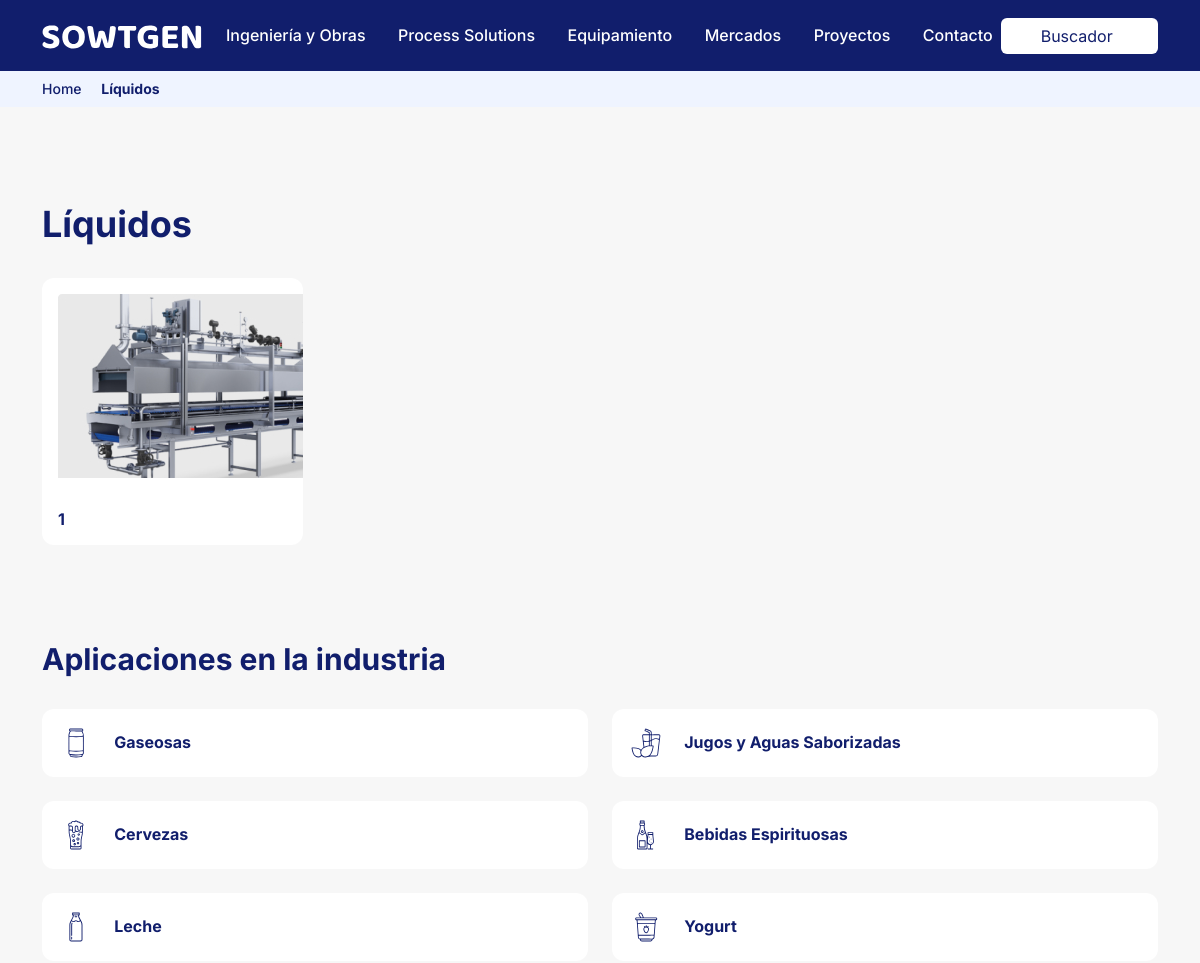
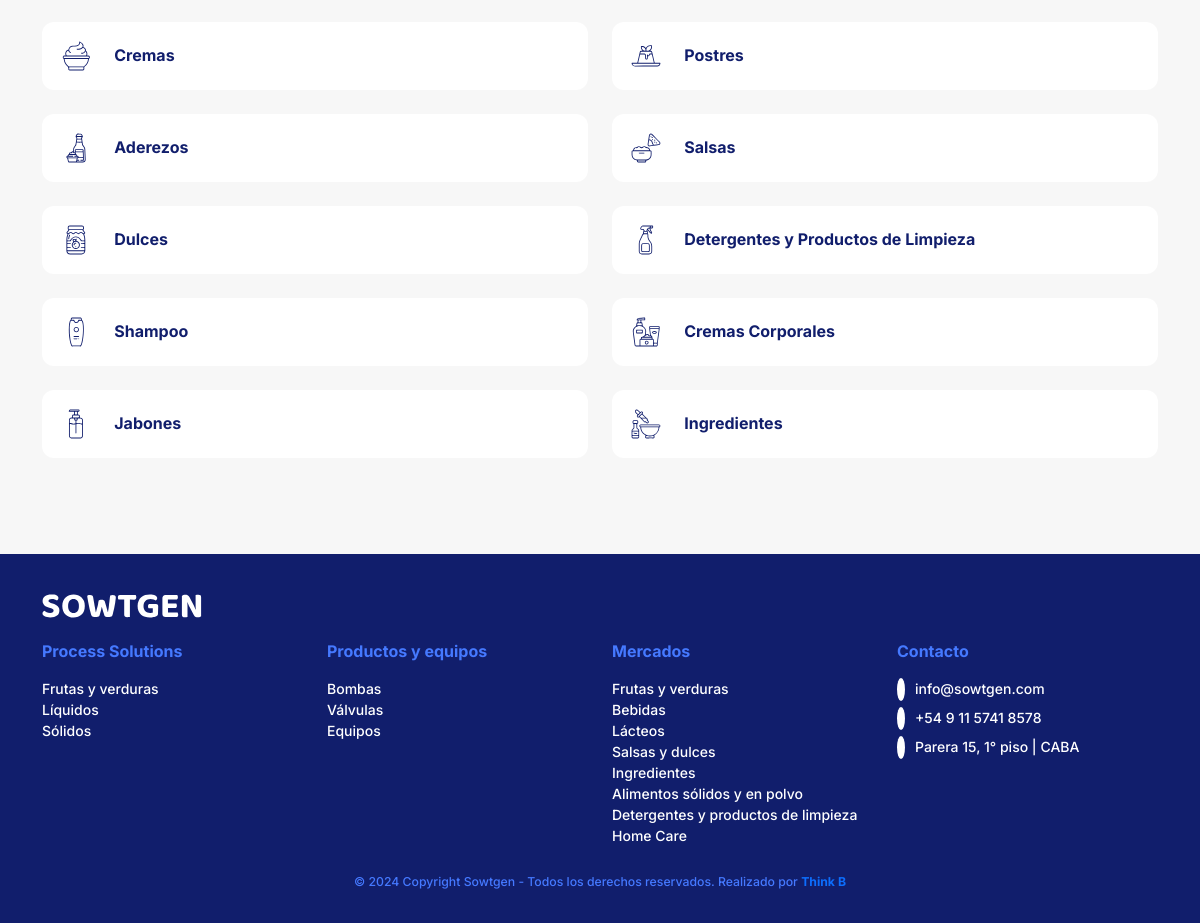
Page /process-solutions/liquidos on the committed database (2 pictures, top to bottom).
### tables this page shows
CREATE TABLE `process_solutions` (
  `id_process_solution` int(11) NOT NULL AUTO_INCREMENT,
  `titulo_process_solution` varchar(250) NOT NULL,
  `slug_process_solution` varchar(250) NOT NULL,
  `descripcion_corta_process_solution` varchar(500) NOT NULL,
  `foto_process_solution` varchar(500) NOT NULL,
  PRIMARY KEY (`id_process_solution`)
);

CREATE TABLE `industrias` (
  `id_industria` int(11) NOT NULL AUTO_INCREMENT,
  `titulo_industria` varchar(250) NOT NULL,
  `slug_industria` varchar(250) NOT NULL,
  `descripcion_corta_industria` varchar(500) NOT NULL,
  `foto_chica_industria` varchar(500) NOT NULL,
  `descripcion_industria` text NOT NULL,
  `foto_grande_industria` varchar(500) NOT NULL,
  `id_mercado` int(11) NOT NULL,
  `id_process_solution` int(11) NOT NULL,
  `icono_industria` varchar(500) NOT NULL,
  PRIMARY KEY (`id_industria`),
  KEY `fk_mercados_idx` (`id_mercado`),
  KEY `fk_process_solutions_idx` (`id_process_solution`),
  CONSTRAINT `fk_mercados` FOREIGN KEY (`id_mercado`) REFERENCES `mercados` (`id_mercado`) ON DELETE NO ACTION ON UPDATE NO ACTION,
  CONSTRAINT `fk_process_solutions` FOREIGN KEY (`id_process_solution`) REFERENCES `process_solutions` (`id_process_solution`) ON DELETE NO ACTION ON UPDATE NO ACTION
);

CREATE TABLE `paginas` (
  `id_pagina` int(11) NOT NULL AUTO_INCREMENT,
  `titulo_pagina` varchar(250) NOT NULL,
  `slug_pagina` varchar(250) NOT NULL,
  `descripcion_pagina` varchar(500) NOT NULL,
  PRIMARY KEY (`id_pagina`)
);

### controlador/controlador-process-solutions.php (called while the page is built, shortened)
<?php
require_once 'persistencia/persistencia_mysql.php';
function cargarProcessSolution($slug)
{
    $campos     = "*";
    $tabla      = "process_solutions";
    $criterio = "WHERE slug_process_solution = '" . $slug . "' LIMIT 1";
    $consulta   = obtenerPedido($campos, $tabla, $criterio);
    $retorno    = !empty($consulta) ? $consulta[0] : array();
    return $retorno;
}
function cargarProcessSolutions()
{
    $campos     = "*";
    $tabla      = "process_solutions";
    $criterio = " ORDER BY id_process_solution ASC";
    $consulta   = obtenerPedido($campos, $tabla, $criterio);
    $retorno    = !empty($consulta) ? $consulta : array();
    return $retorno;
}
?>

### persistencia/mySqlDb.php (called while the page is built, shortened)
<?php
function conectarDB()
{
    $_serverHost = SERVER_HOST_DB;
    $_userName = USER_NAME_DB;
    $_password = PASSWORD_DB;
    $_schema = SCHEMA_DB;
    $_char_set = CHAR_SET;
    $retorno = false;
    $conn = @mysqli_connect($_serverHost, $_userName ,$_password);
    if($conn == false)
    {
        $retorno = false;
    }
    else
    {
        $esquema = mysqli_select_db($conn, $_schema);
        if($esquema == false)
        {
            $retorno = false;
        }
        else
        {
            mysqli_set_charset($conn,$_char_set);
            $retorno = $conn;
        }
    }
    return $retorno;
}
function desconectarDB($conn)
{
    $retorno = false;
    if(mysqli_close($conn) == false)
    {
        $retorno = false;
    }
    else
    {
        $retorno = true;
    }
    return $retorno;
}
function ejecutarConsulta($query)
{
    $retorno = false;
    $conn = conectarDB();
    if($conn != false)
    {
        $resultado  = mysqli_query($conn,$query);
        if($resultado == false)
        {
           $retorno = false;
        }
        else
        {
            $retorno = $resultado;
        }
    }
    else
    {
        $retorno = false;
    }
    return $retorno;
}
function obtenerArray($resultado)
{
    $retorno = false;
    if($resultado != false)
    {
        $temp = mysqli_fetch_array($resultado);
        if($temp != false)
        {
            $filas 	= array();
            $indice	= 0;
            while($temp)
            {
                    $filas[$indice]	= $temp;
                    $temp = mysqli_fetch_array($resultado);
                    $indice++;
            }
            try
            {
                $retorno	= array();
                $indice     = 0;
                foreach($filas as $fila)
                {
					foreach($fila as $key => $val) {
						$retorno[$indice][$key] = $val;
					}
                    $indice++;
                }
            }catch(Exception $e)
            {
            }
        }
        else
        {
            $retorno = false;
        }
    }
    else
    {
        $retorno = false;
    }
    return $retorno;
}
?>

### persistencia/persistencia_mysql.php (called while the page is built, shortened)
<?php
require_once 'mySqlDb.php';
function obtenerPedido($campos, $tabla, $criterio = "", $inicio = -1, $tamanio = 0, $ordenarPor = "")
{
    $retorno = false;
    $query = "SELECT ".$campos." FROM ".$tabla." ".$criterio." ".$ordenarPor;
    $resultado  = ejecutarConsulta($query);
    $aux        = obtenerArray($resultado);
    if($aux != false)
    {
        $retorno = $aux;
    }
    else
    {
        $retorno = false;
    }
    return $retorno;
}
?>

### controlador/controlador-maquinas.php (called while the page is built, shortened)
<?php
require_once 'persistencia/persistencia_mysql.php';
function cargarMaquinasProcessSolutions($id_process_solution)
{
    $campos     = "*";
    $tabla      = "vista_maquinas_industrias";
    $criterio = "WHERE id_process_solution = '" . $id_process_solution . "' GROUP BY id_maquina ORDER BY id_maquina ASC";
    $consulta   = obtenerPedido($campos, $tabla, $criterio);
    $retorno    = !empty($consulta) ? $consulta : array();
    return $retorno;
}
?>

### controlador/controlador-paginas.php (called while the page is built, shortened)
<?php
require_once 'persistencia/persistencia_mysql.php';
function cargarPagina($slug)
{
    $campos     = "*";
    $tabla      = "paginas";
    $criterio = "WHERE slug_pagina = '" . $slug . "' LIMIT 1";
    $consulta   = obtenerPedido($campos, $tabla, $criterio);
    $retorno    = !empty($consulta) ? $consulta[0] : array();
    return $retorno;
}
?>

### controlador/controlador-industrias.php (called while the page is built, shortened)
<?php
require_once 'persistencia/persistencia_mysql.php';
function cargarIndustriasProcessSolutions($id_process_solution)
{
    $campos     = "*";
    $tabla      = "industrias";
    $criterio = "WHERE id_process_solution = '" . $id_process_solution . "' ORDER BY id_industria ASC";
    $consulta   = obtenerPedido($campos, $tabla, $criterio);
    $retorno    = !empty($consulta) ? $consulta : array();
    return $retorno;
}
?>

### plantillas/plantilla-process-solutions.php (the view, shortened to what this page needs)
<?php
$processSolution = cargarProcessSolution($param);
$processSolutions = cargarProcessSolutions();
$paginaMaquina = cargarPagina('equipos');
$maquinas = cargarMaquinasProcessSolutions($processSolution['id_process_solution']);
$paginaIndustria = cargarPagina('industrias');
$industrias = cargarIndustriasProcessSolutions($processSolution['id_process_solution']);
$title = $processSolution['titulo_process_solution'];
include_once 'header.php';
?>
<main class="flex-shrink-0">
  <section id="breadcrumbs">
    <div class="container">
      <div class="row">
        <div class="col my-2">
        <?php include_once 'breadcrumbs.php';?>
        </div>
      </div>
    </div>
  </section>
  <section class="py-5 py-lg-6">
    <div class="container">
      <div class="row">
        <div class="col">
          <h1><?php echo $title; ?></h1>
        </div>
      </div>
      <div class="row gy-4">
        <?php
          if(!empty($maquinas)){
            if(isset($maquinas)){
              foreach($maquinas as $maquina){
                echo '  <div class="col-6 col-md-4 col-lg-3">
                            <a href="'.BASE_PATH.'/'.$paginaMaquina['slug_pagina'].'/'.$maquina['slug_maquina'].'" class="white-box">
                              <img src="'.BASE_PATH.'/img/imagen.jpg" alt="'.$maquina['titulo_maquina'].'" title="'.$maquina['titulo_maquina'].'" class="ms-3 my-3">
                              <h6 class="m-3">'.$maquina['titulo_maquina'].'</h6>
                            </a>
                        </div>';
              }
            }
          }
        ?>
      </div>
    </div>
  </section>
  <section class="pb-5 pb-lg-6">
    <div class="container">
    <div class="row">
        <div class="col">
          <h2>Aplicaciones en la industria</h2>
        </div>
      </div>
      <div class="row gy-4">
        <?php
          if(!empty($industrias)){
            if(isset($industrias)){
              foreach($industrias as $industria){
                echo '  <div class="col-12 col-lg-6 col-xxl-3">
                            <a href="'.BASE_PATH.'/'.$paginaIndustria['slug_pagina'].'/'.$industria['slug_industria'].'" class="white-box">
                              <img src="'.BASE_PATH.'/img/'.$paginaIndustria['slug_pagina'].'/'.$industria['slug_industria'].'/'.$industria['icono_industria'].'" alt="'.$industria['titulo_industria'].'" title="'.$industria['titulo_industria'].'" class="ms-3 my-3">
                              <h6 class="d-inline-block m-3">'.$industria['titulo_industria'].'</h6>
                            </a>
                        </div>';
              }
            }
          }
        ?>
      </div>
    </div>
  </section>
</main>

### index.php (shortened to what this page needs)
<?php
$url = isset($_GET['url']) ? $_GET['url'] : '/';
$routes = array(
  '' => 'pagina-principal.php',
  'ingenieria-y-obras' => 'ingenieria-y-obras.php',
  'process-solutions' => 'process-solutions.php',
  'mercados' => 'mercados.php',
  'productos' => 'productos.php',
  'ingenieria-y-obras/' => 'plantillas/plantilla-ingenieria-y-obras.php',
  'process-solutions/' => 'plantillas/plantilla-process-solutions.php',
  'mercados/' => 'plantillas/plantilla-mercados.php',
  'industrias/' => 'plantillas/plantilla-industrias.php',
  'equipos/' => 'plantillas/plantilla-maquinas.php',
);
require_once 'controlador/controlador-paginas.php';
require_once 'controlador/controlador-process-solutions.php';
require_once 'controlador/controlador-industrias.php';
require_once 'controlador/controlador-maquinas.php';
if (array_key_exists($url, $routes)){
  include_once $routes[$url];
}
else{
  foreach($routes as $key => $value)
  {
    $urlArray = explode('/', $url);
    if(count($urlArray) > 1) {
      $param = $urlArray[count($urlArray) - 1];
      array_pop($urlArray);
      $base = implode('/', $urlArray).'/';
      if(stristr($key, $base) !== false) {
        include_once $routes[$base];
      }
    }
  }
}
include_once 'footer.php';

### breadcrumbs.php (shortened to what this page needs)
<?php
    echo '<a href="/">Home</a>';
    echo ' <i class="las la-angle-right mx-2"></i> <strong>' . $title . '</strong>';
?>

### css/styles.css (style rules this page uses)
body { color: #111E6C; background-color: #F7F7F7; font-family: "Inter", sans-serif; font-weight: 500; }
main { margin-top: 70px; }
.h1, .h2, .h3, .h4, .h5, .h6, h1, h2, h3, h4, h5, h6 { font-weight: 700; margin-bottom: 2rem; }
.h1, h1 { font-size: 36px; }
.h2, h2 { font-size: 30px; }
*::placeholder { color: #111E6C !important; }
@media (min-width: 992px) { .py-lg-6 { padding-top: 6rem !important; padding-bottom: 6rem !important; } }
@media (min-width: 992px) { .pb-lg-6 { padding-bottom: 6rem !important; } }
section { position: relative; }
#breadcrumbs { background-color: #EFF4FF; font-size: 14px; }
#breadcrumbs a { color: #111E6C; text-decoration: none; }
.white-box { display: block; height: 100%; background-color: white; border-radius: 12px; overflow: hidden; color: #111E6C; text-decoration: none; }

### rows in the picture
process_solutions: titulo_process_solution "Líquidos"
industrias: slug_industria+icono_industria (picture), titulo_industria "Gaseosas"
industrias: slug_industria+icono_industria (picture), titulo_industria "Jugos y Aguas Saborizadas"
industrias: slug_industria+icono_industria (picture), titulo_industria "Cervezas"
industrias: slug_industria+icono_industria (picture), titulo_industria "Bebidas Espirituosas"
industrias: slug_industria+icono_industria (picture), titulo_industria "Leche"
industrias: slug_industria+icono_industria (picture), titulo_industria "Yogurt"
industrias: slug_industria+icono_industria (picture), titulo_industria "Cremas"
industrias: slug_industria+icono_industria (picture), titulo_industria "Postres"
industrias: slug_industria+icono_industria (picture), titulo_industria "Aderezos"
industrias: slug_industria+icono_industria (picture), titulo_industria "Salsas"
industrias: slug_industria+icono_industria (picture), titulo_industria "Dulces"
industrias: slug_industria+icono_industria (picture), titulo_industria "Detergentes y Productos de Limpieza"
industrias: slug_industria+icono_industria (picture), titulo_industria "Shampoo"
industrias: slug_industria+icono_industria (picture), titulo_industria "Cremas Corporales"
industrias: slug_industria+icono_industria (picture), titulo_industria "Jabones"
industrias: slug_industria+icono_industria (picture), titulo_industria "Ingredientes"

### other values in the picture
$maquina['titulo_maquina'] "1"
